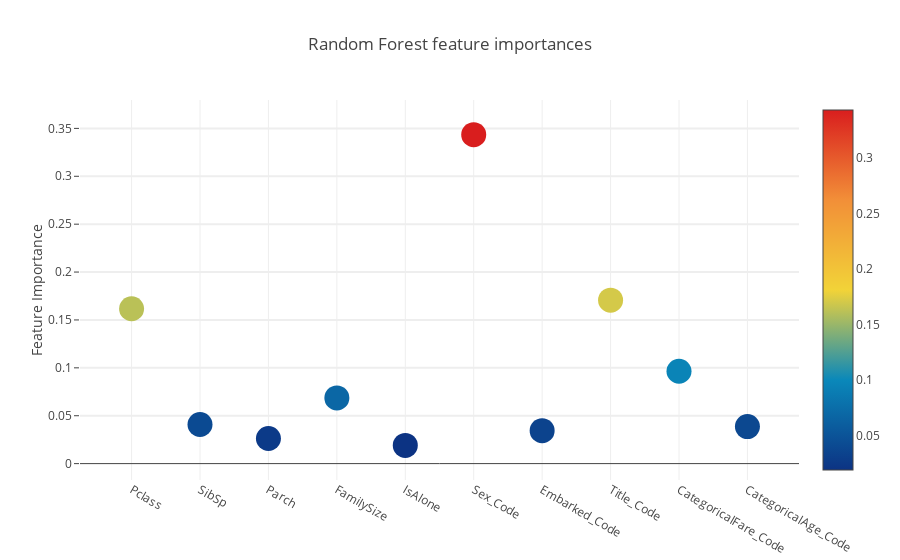
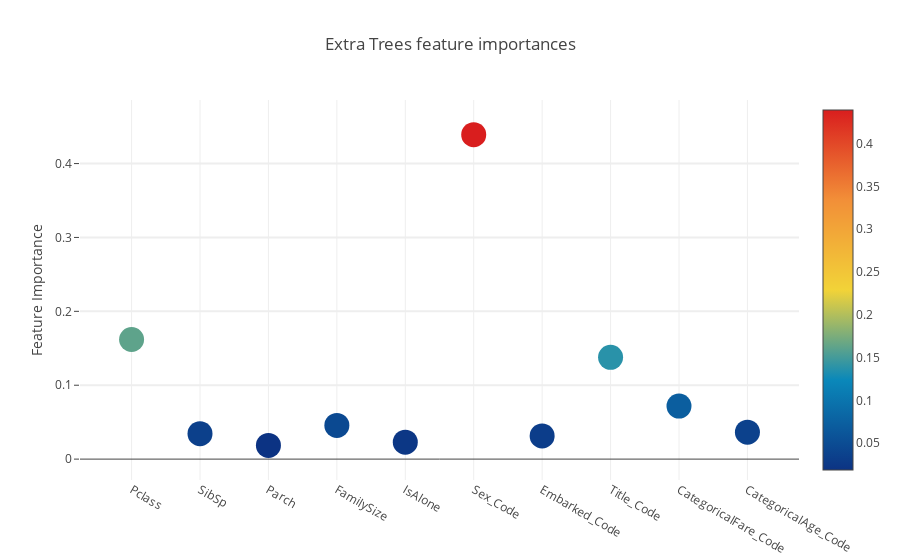
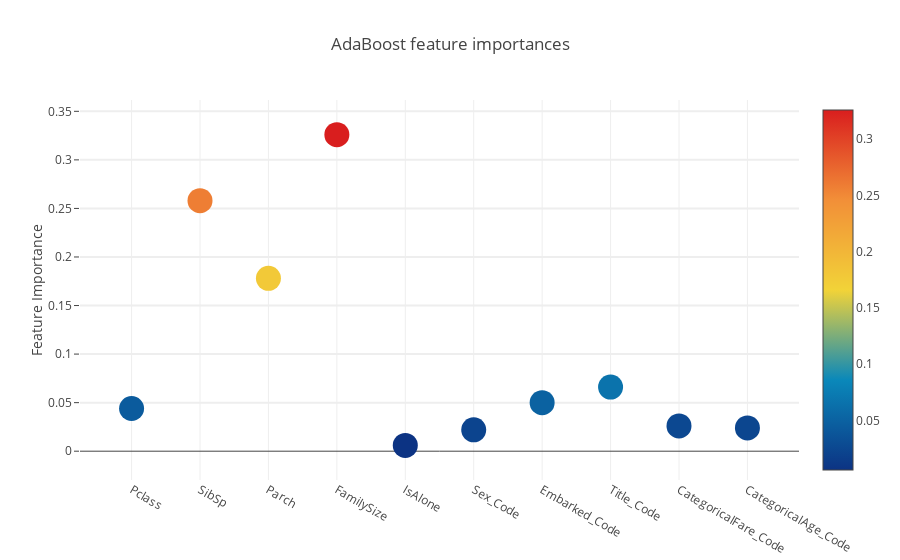
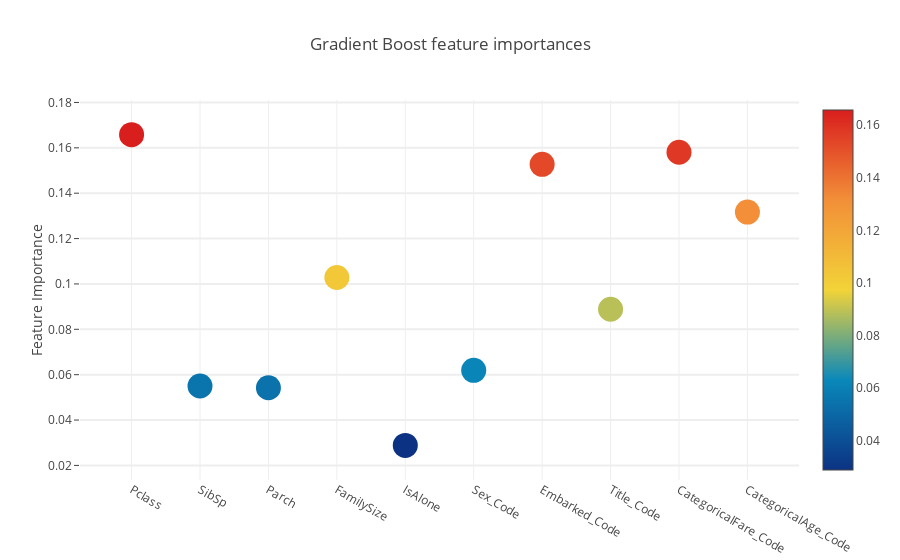

The cell these charts' notebook holds for them, in order:
### Code cell
clf_features = ['Random Forest feature importances','Extra Trees feature importances',
                'AdaBoost feature importances','Gradient Boost feature importances',
               'SVC feature imporances']
for clf in clf_features:
    scatter_plot(clf)

### Figure 1 — Plotly figure (JSON) as saved in the notebook; plotly's stock layout.template omitted (floating-point values rounded to 4 significant figures)
{"data": [{"marker": {"color": [0.1617, 0.04082, 0.02619, 0.06856, 0.01904, 0.3435, 0.03444, 0.1707, 0.09646, 0.03863], "colorscale": "Portland", "showscale": true, "size": 25, "sizemode": "diameter", "sizeref": 1}, "mode": "markers", "text": ["Pclass", "SibSp", "Parch", "FamilySize", "IsAlone", "Sex_Code", "Embarked_Code", "Title_Code", "CategoricalFare_Code", "CategoricalAge_Code"], "type": "scatter", "x": ["Pclass", "SibSp", "Parch", "FamilySize", "IsAlone", "Sex_Code", "Embarked_Code", "Title_Code", "CategoricalFare_Code", "CategoricalAge_Code"], "y": [0.1617, 0.04082, 0.02619, 0.06856, 0.01904, 0.3435, 0.03444, 0.1707, 0.09646, 0.03863]}], "layout": {"autosize": true, "hovermode": "closest", "showlegend": false, "title": "Random Forest feature importances", "yaxis": {"gridwidth": 2, "ticklen": 5, "title": "Feature Importance"}}}

### Figure 2 — Plotly figure (JSON) as saved in the notebook; plotly's stock layout.template omitted (floating-point values rounded to 4 significant figures)
{"data": [{"marker": {"color": [0.1619, 0.03441, 0.01859, 0.04554, 0.02292, 0.4392, 0.0314, 0.1378, 0.0718, 0.03649], "colorscale": "Portland", "showscale": true, "size": 25, "sizemode": "diameter", "sizeref": 1}, "mode": "markers", "text": ["Pclass", "SibSp", "Parch", "FamilySize", "IsAlone", "Sex_Code", "Embarked_Code", "Title_Code", "CategoricalFare_Code", "CategoricalAge_Code"], "type": "scatter", "x": ["Pclass", "SibSp", "Parch", "FamilySize", "IsAlone", "Sex_Code", "Embarked_Code", "Title_Code", "CategoricalFare_Code", "CategoricalAge_Code"], "y": [0.1619, 0.03441, 0.01859, 0.04554, 0.02292, 0.4392, 0.0314, 0.1378, 0.0718, 0.03649]}], "layout": {"autosize": true, "hovermode": "closest", "showlegend": false, "title": "Extra Trees feature importances", "yaxis": {"gridwidth": 2, "ticklen": 5, "title": "Feature Importance"}}}

### Figure 3 — Plotly figure (JSON) as saved in the notebook; plotly's stock layout.template omitted (floating-point values rounded to 4 significant figures)
{"data": [{"marker": {"color": [0.044, 0.258, 0.178, 0.326, 0.006, 0.022, 0.05, 0.066, 0.026, 0.024], "colorscale": "Portland", "showscale": true, "size": 25, "sizemode": "diameter", "sizeref": 1}, "mode": "markers", "text": ["Pclass", "SibSp", "Parch", "FamilySize", "IsAlone", "Sex_Code", "Embarked_Code", "Title_Code", "CategoricalFare_Code", "CategoricalAge_Code"], "type": "scatter", "x": ["Pclass", "SibSp", "Parch", "FamilySize", "IsAlone", "Sex_Code", "Embarked_Code", "Title_Code", "CategoricalFare_Code", "CategoricalAge_Code"], "y": [0.044, 0.258, 0.178, 0.326, 0.006, 0.022, 0.05, 0.066, 0.026, 0.024]}], "layout": {"autosize": true, "hovermode": "closest", "showlegend": false, "title": "AdaBoost feature importances", "yaxis": {"gridwidth": 2, "ticklen": 5, "title": "Feature Importance"}}}

### Figure 4 — Plotly figure (JSON) as saved in the notebook; plotly's stock layout.template omitted (floating-point values rounded to 4 significant figures)
{"data": [{"marker": {"color": [0.1658, 0.05501, 0.05425, 0.1028, 0.02884, 0.06191, 0.1527, 0.08886, 0.1581, 0.1317], "colorscale": "Portland", "showscale": true, "size": 25, "sizemode": "diameter", "sizeref": 1}, "mode": "markers", "text": ["Pclass", "SibSp", "Parch", "FamilySize", "IsAlone", "Sex_Code", "Embarked_Code", "Title_Code", "CategoricalFare_Code", "CategoricalAge_Code"], "type": "scatter", "x": ["Pclass", "SibSp", "Parch", "FamilySize", "IsAlone", "Sex_Code", "Embarked_Code", "Title_Code", "CategoricalFare_Code", "CategoricalAge_Code"], "y": [0.1658, 0.05501, 0.05425, 0.1028, 0.02884, 0.06191, 0.1527, 0.08886, 0.1581, 0.1317]}], "layout": {"autosize": true, "hovermode": "closest", "showlegend": false, "title": "Gradient Boost feature importances", "yaxis": {"gridwidth": 2, "ticklen": 5, "title": "Feature Importance"}}}
